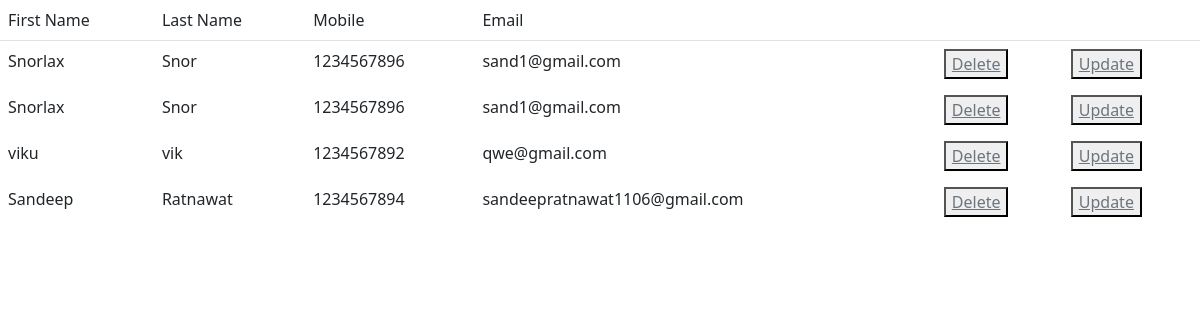
Page /retrieve/ on the committed database.
### cbv/models.py (models this page shows, shortened)
class Employee(models.Model):
    first_name = models.CharField(max_length=30)
    last_name = models.CharField(max_length=30)
    mobile = models.CharField(max_length=10)
    email = models.EmailField()

### cbv/views.py (the view)
# urls.py: path('retrieve/', EmployeeRetrieve.as_view(), name = 'EmployeeRetrieve'),
class EmployeeRetrieve(ListView):
    model = Employee
    success_url = reverse_lazy('cbv:EmployeeRetrieve')

### cbv/template/cbv/employee_list.html (shortened to what this page needs)
{% extends "base.html" %}
{% block content %}
<table class="table table-borderless">
    <thead class="border-bottom font-weight-bold">
        <tr>
            <td>First Name</td>
            <td>Last Name</td>
            <td>Mobile</td>
            <td>Email</td>
        </tr>
    </thead>
    {% for object in object_list %}
    <tr>
        <td>{{ object.first_name }}</td>
        <td> {{object.last_name }}</td>
        <td> {{object.mobile }}</td>
        <td>{{object.email }} </td>
        <td>
        <td><button><a href='/{{object.pk}}/delete' class='class="btn text-secondary px-0'> Delete
                </a></button></td>
        <td><button><a href='/{{object.pk}}/update' class='class="btn text-secondary px-0'> Update
                </a></button></td>
        {% endfor %}
</table>
{% endblock content%}

### cbv/template/base.html (shortened to what this page needs)
<!doctype html>
<html lang="en">
  <head>
    <link href="https://cdn.jsdelivr.net/npm/bootstrap@5.0.2/dist/css/bootstrap.min.css" rel="stylesheet">
  </head>
  <body>
  {% block content %}{% endblock content %}
  </body>
</html>

### rows in the picture
Employee: first_name "Snorlax", last_name "Snor", mobile "1234567896", email "sand1@gmail.com"
Employee: first_name "Snorlax", last_name "Snor", mobile "1234567896", email "sand1@gmail.com"
Employee: first_name "viku", last_name "vik", mobile "1234567892", email "qwe@gmail.com"
Employee: first_name "Sandeep", last_name "Ratnawat", mobile "1234567894", email "sandeepratnawat1106@gmail.com"
